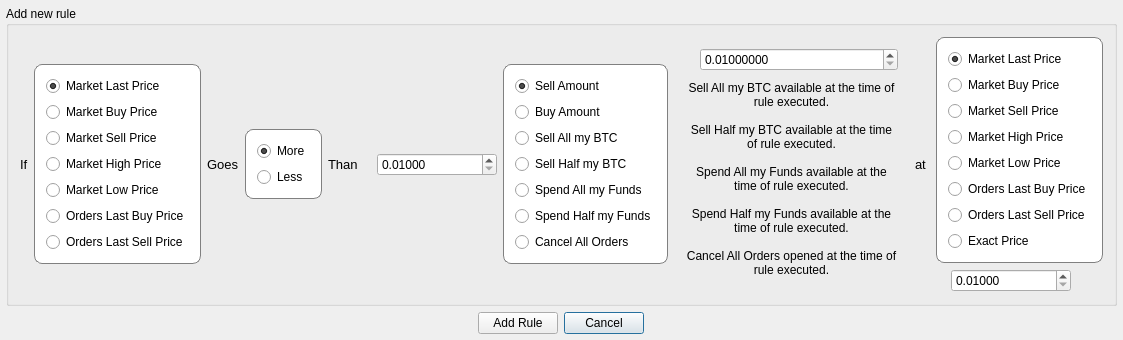
<?xml version="1.0" encoding="UTF-8"?>
<ui version="4.0">
 <class>AddRuleWindow</class>
 <widget class="QDialog" name="AddRuleWindow">
  <property name="windowModality">
   <enum>Qt::ApplicationModal</enum>
  </property>
  <property name="geometry">
   <rect>
    <x>0</x>
    <y>0</y>
    <width>1123</width>
    <height>301</height>
   </rect>
  </property>
  <property name="windowTitle">
   <string>Qt Bitcoin Trader</string>
  </property>
  <property name="sizeGripEnabled">
   <bool>false</bool>
  </property>
  <property name="modal">
   <bool>true</bool>
  </property>
  <layout class="QGridLayout" name="gridLayout_4">
   <property name="margin">
    <number>6</number>
   </property>
   <item row="1" column="2">
    <widget class="QPushButton" name="buttonCancel">
     <property name="text">
      <string>Cancel</string>
     </property>
    </widget>
   </item>
   <item row="1" column="3">
    <spacer name="horizontalSpacer_2">
     <property name="orientation">
      <enum>Qt::Horizontal</enum>
     </property>
     <property name="sizeHint" stdset="0">
      <size>
       <width>40</width>
       <height>20</height>
      </size>
     </property>
    </spacer>
   </item>
   <item row="1" column="1">
    <widget class="QPushButton" name="buttonAddRule">
     <property name="text">
      <string>Add Rule</string>
     </property>
    </widget>
   </item>
   <item row="1" column="0">
    <spacer name="horizontalSpacer">
     <property name="orientation">
      <enum>Qt::Horizontal</enum>
     </property>
     <property name="sizeHint" stdset="0">
      <size>
       <width>40</width>
       <height>20</height>
      </size>
     </property>
    </spacer>
   </item>
   <item row="0" column="0" colspan="4">
    <widget class="QGroupBox" name="addNewRuleGroupbox">
     <property name="title">
      <string>Add new rule</string>
     </property>
     <layout class="QGridLayout" name="gridLayout_3">
      <item row="0" column="0">
       <widget class="QLabel" name="label">
        <property name="sizePolicy">
         <sizepolicy hsizetype="Maximum" vsizetype="Maximum">
          <horstretch>0</horstretch>
          <verstretch>0</verstretch>
         </sizepolicy>
        </property>
        <property name="font">
         <font>
          <pointsize>10</pointsize>
          <weight>50</weight>
          <bold>false</bold>
         </font>
        </property>
        <property name="text">
         <string>If</string>
        </property>
       </widget>
      </item>
      <item row="0" column="1">
       <widget class="QGroupBox" name="groupBox">
        <property name="sizePolicy">
         <sizepolicy hsizetype="Expanding" vsizetype="Maximum">
          <horstretch>0</horstretch>
          <verstretch>0</verstretch>
         </sizepolicy>
        </property>
        <property name="styleSheet">
         <string notr="true">QGroupBox {background: white; border-radius: 8px; border: 1px solid gray;}</string>
        </property>
        <property name="title">
         <string/>
        </property>
        <layout class="QVBoxLayout" name="verticalLayout">
         <item>
          <widget class="QRadioButton" name="checkLastPrice">
           <property name="text">
            <string>Market Last Price</string>
           </property>
           <property name="checked">
            <bool>true</bool>
           </property>
          </widget>
         </item>
         <item>
          <widget class="QRadioButton" name="checkMarketBuy">
           <property name="text">
            <string>Market Buy Price</string>
           </property>
          </widget>
         </item>
         <item>
          <widget class="QRadioButton" name="checkMarketSell">
           <property name="text">
            <string>Market Sell Price</string>
           </property>
          </widget>
         </item>
         <item>
          <widget class="QRadioButton" name="checkMarketHigh">
           <property name="text">
            <string>Market High Price</string>
           </property>
          </widget>
         </item>
         <item>
          <widget class="QRadioButton" name="checkMarketLow">
           <property name="text">
            <string>Market Low Price</string>
           </property>
          </widget>
         </item>
         <item>
          <widget class="QRadioButton" name="checkOrdersLastBuyPrice">
           <property name="text">
            <string>Orders Last Buy Price</string>
           </property>
          </widget>
         </item>
         <item>
          <widget class="QRadioButton" name="checkOrdersLastSellPrice">
           <property name="text">
            <string>Orders Last Sell Price</string>
           </property>
          </widget>
         </item>
        </layout>
       </widget>
      </item>
      <item row="0" column="2">
       <widget class="QLabel" name="label_2">
        <property name="sizePolicy">
         <sizepolicy hsizetype="Maximum" vsizetype="Maximum">
          <horstretch>0</horstretch>
          <verstretch>0</verstretch>
         </sizepolicy>
        </property>
        <property name="font">
         <font>
          <pointsize>10</pointsize>
          <weight>50</weight>
          <bold>false</bold>
         </font>
        </property>
        <property name="text">
         <string>Goes</string>
        </property>
       </widget>
      </item>
      <item row="0" column="3">
       <widget class="QGroupBox" name="groupBox_3">
        <property name="sizePolicy">
         <sizepolicy hsizetype="Expanding" vsizetype="Maximum">
          <horstretch>0</horstretch>
          <verstretch>0</verstretch>
         </sizepolicy>
        </property>
        <property name="styleSheet">
         <string notr="true">QGroupBox {background: white; border-radius: 8px; border: 1px solid gray;}</string>
        </property>
        <property name="title">
         <string/>
        </property>
        <layout class="QVBoxLayout" name="verticalLayout_2">
         <item>
          <widget class="QRadioButton" name="checkGoesAbove">
           <property name="text">
            <string>More</string>
           </property>
           <property name="checked">
            <bool>true</bool>
           </property>
          </widget>
         </item>
         <item>
          <widget class="QRadioButton" name="checkGoesBelow">
           <property name="text">
            <string>Less</string>
           </property>
          </widget>
         </item>
        </layout>
       </widget>
      </item>
      <item row="0" column="4">
       <widget class="QLabel" name="label_3">
        <property name="sizePolicy">
         <sizepolicy hsizetype="Maximum" vsizetype="Maximum">
          <horstretch>0</horstretch>
          <verstretch>0</verstretch>
         </sizepolicy>
        </property>
        <property name="font">
         <font>
          <pointsize>10</pointsize>
          <weight>50</weight>
          <bold>false</bold>
         </font>
        </property>
        <property name="text">
         <string>Than</string>
        </property>
       </widget>
      </item>
      <item row="0" column="5">
       <layout class="QHBoxLayout" name="horizontalLayout">
        <property name="spacing">
         <number>4</number>
        </property>
        <property name="sizeConstraint">
         <enum>QLayout::SetDefaultConstraint</enum>
        </property>
        <item>
         <widget class="QLabel" name="labelUSD1">
          <property name="sizePolicy">
           <sizepolicy hsizetype="Maximum" vsizetype="Maximum">
            <horstretch>0</horstretch>
            <verstretch>0</verstretch>
           </sizepolicy>
          </property>
          <property name="font">
           <font>
            <pointsize>11</pointsize>
            <weight>50</weight>
            <bold>false</bold>
           </font>
          </property>
          <property name="styleSheet">
           <string notr="true">color: darkgreen</string>
          </property>
          <property name="text">
           <string/>
          </property>
          <property name="alignment">
           <set>Qt::AlignCenter</set>
          </property>
         </widget>
        </item>
        <item>
         <widget class="QDoubleSpinBox" name="thanValue">
          <property name="sizePolicy">
           <sizepolicy hsizetype="Minimum" vsizetype="Fixed">
            <horstretch>0</horstretch>
            <verstretch>0</verstretch>
           </sizepolicy>
          </property>
          <property name="minimumSize">
           <size>
            <width>120</width>
            <height>0</height>
           </size>
          </property>
          <property name="prefix">
           <string/>
          </property>
          <property name="decimals">
           <number>5</number>
          </property>
          <property name="minimum">
           <double>0.010000000000000</double>
          </property>
          <property name="maximum">
           <double>999999999.000000000000000</double>
          </property>
         </widget>
        </item>
       </layout>
      </item>
      <item row="0" column="6">
       <widget class="QGroupBox" name="groupBox_2">
        <property name="sizePolicy">
         <sizepolicy hsizetype="Preferred" vsizetype="Maximum">
          <horstretch>0</horstretch>
          <verstretch>0</verstretch>
         </sizepolicy>
        </property>
        <property name="styleSheet">
         <string notr="true">QGroupBox {background: white; border-radius: 8px; border: 1px solid gray;}</string>
        </property>
        <property name="title">
         <string/>
        </property>
        <layout class="QVBoxLayout" name="verticalLayout_3">
         <item>
          <widget class="QRadioButton" name="checkSellAmount">
           <property name="sizePolicy">
            <sizepolicy hsizetype="Preferred" vsizetype="Fixed">
             <horstretch>0</horstretch>
             <verstretch>0</verstretch>
            </sizepolicy>
           </property>
           <property name="text">
            <string>Sell Amount</string>
           </property>
           <property name="checked">
            <bool>true</bool>
           </property>
          </widget>
         </item>
         <item>
          <widget class="QRadioButton" name="checkBuyAmount">
           <property name="sizePolicy">
            <sizepolicy hsizetype="Preferred" vsizetype="Fixed">
             <horstretch>0</horstretch>
             <verstretch>0</verstretch>
            </sizepolicy>
           </property>
           <property name="text">
            <string>Buy Amount</string>
           </property>
          </widget>
         </item>
         <item>
          <widget class="QRadioButton" name="checkSellAllIn">
           <property name="sizePolicy">
            <sizepolicy hsizetype="Preferred" vsizetype="Fixed">
             <horstretch>0</horstretch>
             <verstretch>0</verstretch>
            </sizepolicy>
           </property>
           <property name="text">
            <string>Sell All my BTC</string>
           </property>
          </widget>
         </item>
         <item>
          <widget class="QRadioButton" name="checkSellHalfIn">
           <property name="sizePolicy">
            <sizepolicy hsizetype="Preferred" vsizetype="Fixed">
             <horstretch>0</horstretch>
             <verstretch>0</verstretch>
            </sizepolicy>
           </property>
           <property name="text">
            <string>Sell Half my BTC</string>
           </property>
          </widget>
         </item>
         <item>
          <widget class="QRadioButton" name="checkBuyAllIn">
           <property name="sizePolicy">
            <sizepolicy hsizetype="Preferred" vsizetype="Fixed">
             <horstretch>0</horstretch>
             <verstretch>0</verstretch>
            </sizepolicy>
           </property>
           <property name="text">
            <string>Spend All my Funds</string>
           </property>
          </widget>
         </item>
         <item>
          <widget class="QRadioButton" name="checkBuyHalfIn">
           <property name="sizePolicy">
            <sizepolicy hsizetype="Preferred" vsizetype="Fixed">
             <horstretch>0</horstretch>
             <verstretch>0</verstretch>
            </sizepolicy>
           </property>
           <property name="text">
            <string>Spend Half my Funds</string>
           </property>
          </widget>
         </item>
         <item>
          <widget class="QRadioButton" name="checkCancelAllOrders">
           <property name="sizePolicy">
            <sizepolicy hsizetype="Preferred" vsizetype="Fixed">
             <horstretch>0</horstretch>
             <verstretch>0</verstretch>
            </sizepolicy>
           </property>
           <property name="text">
            <string>Cancel All Orders</string>
           </property>
          </widget>
         </item>
        </layout>
       </widget>
      </item>
      <item row="0" column="7">
       <widget class="QWidget" name="widget" native="true">
        <property name="sizePolicy">
         <sizepolicy hsizetype="Preferred" vsizetype="Preferred">
          <horstretch>0</horstretch>
          <verstretch>0</verstretch>
         </sizepolicy>
        </property>
        <property name="minimumSize">
         <size>
          <width>0</width>
          <height>0</height>
         </size>
        </property>
        <property name="maximumSize">
         <size>
          <width>16777215</width>
          <height>16777215</height>
         </size>
        </property>
        <property name="styleSheet">
         <string notr="true"/>
        </property>
        <layout class="QGridLayout" name="gridLayout">
         <item row="0" column="0">
          <widget class="QLabel" name="btcLabel">
           <property name="sizePolicy">
            <sizepolicy hsizetype="Maximum" vsizetype="Preferred">
             <horstretch>0</horstretch>
             <verstretch>0</verstretch>
            </sizepolicy>
           </property>
           <property name="font">
            <font>
             <pointsize>11</pointsize>
             <weight>50</weight>
             <bold>false</bold>
            </font>
           </property>
           <property name="styleSheet">
            <string notr="true">color: #996515</string>
           </property>
           <property name="text">
            <string/>
           </property>
           <property name="alignment">
            <set>Qt::AlignCenter</set>
           </property>
          </widget>
         </item>
         <item row="0" column="1">
          <widget class="QDoubleSpinBox" name="btcValue">
           <property name="sizePolicy">
            <sizepolicy hsizetype="Minimum" vsizetype="Fixed">
             <horstretch>0</horstretch>
             <verstretch>0</verstretch>
            </sizepolicy>
           </property>
           <property name="minimumSize">
            <size>
             <width>120</width>
             <height>0</height>
            </size>
           </property>
           <property name="prefix">
            <string/>
           </property>
           <property name="decimals">
            <number>8</number>
           </property>
           <property name="minimum">
            <double>0.010000000000000</double>
           </property>
           <property name="maximum">
            <double>999999999.000000000000000</double>
           </property>
           <property name="singleStep">
            <double>0.100000000000000</double>
           </property>
          </widget>
         </item>
         <item row="1" column="0" colspan="2">
          <widget class="QLabel" name="labelSellAll">
           <property name="sizePolicy">
            <sizepolicy hsizetype="Preferred" vsizetype="Expanding">
             <horstretch>0</horstretch>
             <verstretch>0</verstretch>
            </sizepolicy>
           </property>
           <property name="minimumSize">
            <size>
             <width>0</width>
             <height>0</height>
            </size>
           </property>
           <property name="maximumSize">
            <size>
             <width>16777215</width>
             <height>16777215</height>
            </size>
           </property>
           <property name="text">
            <string>Sell All my BTC available at the time of rule executed.</string>
           </property>
           <property name="alignment">
            <set>Qt::AlignCenter</set>
           </property>
           <property name="wordWrap">
            <bool>true</bool>
           </property>
          </widget>
         </item>
         <item row="2" column="0" colspan="2">
          <widget class="QLabel" name="labelSellHalf">
           <property name="sizePolicy">
            <sizepolicy hsizetype="Preferred" vsizetype="Expanding">
             <horstretch>0</horstretch>
             <verstretch>0</verstretch>
            </sizepolicy>
           </property>
           <property name="minimumSize">
            <size>
             <width>0</width>
             <height>0</height>
            </size>
           </property>
           <property name="maximumSize">
            <size>
             <width>16777215</width>
             <height>16777215</height>
            </size>
           </property>
           <property name="text">
            <string>Sell Half my BTC available at the time of rule executed.</string>
           </property>
           <property name="alignment">
            <set>Qt::AlignCenter</set>
           </property>
           <property name="wordWrap">
            <bool>true</bool>
           </property>
          </widget>
         </item>
         <item row="3" column="0" colspan="2">
          <widget class="QLabel" name="labelSpendAll">
           <property name="sizePolicy">
            <sizepolicy hsizetype="Preferred" vsizetype="Expanding">
             <horstretch>0</horstretch>
             <verstretch>0</verstretch>
            </sizepolicy>
           </property>
           <property name="minimumSize">
            <size>
             <width>0</width>
             <height>0</height>
            </size>
           </property>
           <property name="maximumSize">
            <size>
             <width>16777215</width>
             <height>16777215</height>
            </size>
           </property>
           <property name="text">
            <string>Spend All my Funds available at the time of rule executed.</string>
           </property>
           <property name="alignment">
            <set>Qt::AlignCenter</set>
           </property>
           <property name="wordWrap">
            <bool>true</bool>
           </property>
          </widget>
         </item>
         <item row="4" column="0" colspan="2">
          <widget class="QLabel" name="labelSpendHalf">
           <property name="sizePolicy">
            <sizepolicy hsizetype="Preferred" vsizetype="Expanding">
             <horstretch>0</horstretch>
             <verstretch>0</verstretch>
            </sizepolicy>
           </property>
           <property name="minimumSize">
            <size>
             <width>0</width>
             <height>0</height>
            </size>
           </property>
           <property name="maximumSize">
            <size>
             <width>16777215</width>
             <height>16777215</height>
            </size>
           </property>
           <property name="text">
            <string>Spend Half my Funds available at the time of rule executed.</string>
           </property>
           <property name="alignment">
            <set>Qt::AlignCenter</set>
           </property>
           <property name="wordWrap">
            <bool>true</bool>
           </property>
          </widget>
         </item>
         <item row="5" column="0" colspan="2">
          <widget class="QLabel" name="labelCancelAllOrders">
           <property name="sizePolicy">
            <sizepolicy hsizetype="Preferred" vsizetype="Expanding">
             <horstretch>0</horstretch>
             <verstretch>0</verstretch>
            </sizepolicy>
           </property>
           <property name="minimumSize">
            <size>
             <width>0</width>
             <height>0</height>
            </size>
           </property>
           <property name="maximumSize">
            <size>
             <width>16777215</width>
             <height>16777215</height>
            </size>
           </property>
           <property name="text">
            <string>Cancel All Orders opened at the time of rule executed.</string>
           </property>
           <property name="alignment">
            <set>Qt::AlignCenter</set>
           </property>
           <property name="wordWrap">
            <bool>true</bool>
           </property>
          </widget>
         </item>
        </layout>
       </widget>
      </item>
      <item row="0" column="8">
       <widget class="QLabel" name="label_4">
        <property name="sizePolicy">
         <sizepolicy hsizetype="Maximum" vsizetype="Maximum">
          <horstretch>0</horstretch>
          <verstretch>0</verstretch>
         </sizepolicy>
        </property>
        <property name="font">
         <font>
          <pointsize>10</pointsize>
          <weight>50</weight>
          <bold>false</bold>
         </font>
        </property>
        <property name="text">
         <string>at </string>
        </property>
       </widget>
      </item>
      <item row="0" column="9">
       <layout class="QGridLayout" name="gridLayout_2">
        <item row="1" column="0">
         <widget class="QLabel" name="label_53">
          <property name="sizePolicy">
           <sizepolicy hsizetype="Maximum" vsizetype="Preferred">
            <horstretch>0</horstretch>
            <verstretch>0</verstretch>
           </sizepolicy>
          </property>
          <property name="font">
           <font>
            <pointsize>11</pointsize>
            <weight>50</weight>
            <bold>false</bold>
           </font>
          </property>
          <property name="styleSheet">
           <string notr="true">color: darkgreen</string>
          </property>
          <property name="text">
           <string/>
          </property>
          <property name="alignment">
           <set>Qt::AlignCenter</set>
          </property>
         </widget>
        </item>
        <item row="1" column="1">
         <widget class="QDoubleSpinBox" name="exactPriceValue">
          <property name="enabled">
           <bool>true</bool>
          </property>
          <property name="sizePolicy">
           <sizepolicy hsizetype="Minimum" vsizetype="Fixed">
            <horstretch>0</horstretch>
            <verstretch>0</verstretch>
           </sizepolicy>
          </property>
          <property name="minimumSize">
           <size>
            <width>120</width>
            <height>0</height>
           </size>
          </property>
          <property name="styleSheet">
           <string notr="true"/>
          </property>
          <property name="prefix">
           <string/>
          </property>
          <property name="decimals">
           <number>5</number>
          </property>
          <property name="minimum">
           <double>0.010000000000000</double>
          </property>
          <property name="maximum">
           <double>999999999.000000000000000</double>
          </property>
         </widget>
        </item>
        <item row="1" column="2">
         <spacer name="horizontalSpacer_3">
          <property name="orientation">
           <enum>Qt::Horizontal</enum>
          </property>
          <property name="sizeHint" stdset="0">
           <size>
            <width>0</width>
            <height>20</height>
           </size>
          </property>
         </spacer>
        </item>
        <item row="0" column="0" colspan="3">
         <widget class="QGroupBox" name="groupBox_4">
          <property name="sizePolicy">
           <sizepolicy hsizetype="Expanding" vsizetype="Maximum">
            <horstretch>0</horstretch>
            <verstretch>0</verstretch>
           </sizepolicy>
          </property>
          <property name="styleSheet">
           <string notr="true">QGroupBox {background: white; border-radius: 8px; border: 1px solid gray;}</string>
          </property>
          <property name="title">
           <string/>
          </property>
          <layout class="QVBoxLayout" name="verticalLayout_4">
           <item>
            <widget class="QRadioButton" name="checkLastPrice_2">
             <property name="text">
              <string>Market Last Price</string>
             </property>
             <property name="checked">
              <bool>true</bool>
             </property>
            </widget>
           </item>
           <item>
            <widget class="QRadioButton" name="checkMarketBuy_2">
             <property name="text">
              <string>Market Buy Price</string>
             </property>
            </widget>
           </item>
           <item>
            <widget class="QRadioButton" name="checkMarketSell_2">
             <property name="text">
              <string>Market Sell Price</string>
             </property>
            </widget>
           </item>
           <item>
            <widget class="QRadioButton" name="checkMarketHigh_2">
             <property name="text">
              <string>Market High Price</string>
             </property>
            </widget>
           </item>
           <item>
            <widget class="QRadioButton" name="checkMarketLow_2">
             <property name="text">
              <string>Market Low Price</string>
             </property>
            </widget>
           </item>
           <item>
            <widget class="QRadioButton" name="checkOrdersLastBuyPrice_2">
             <property name="text">
              <string>Orders Last Buy Price</string>
             </property>
            </widget>
           </item>
           <item>
            <widget class="QRadioButton" name="checkOrdersLastSellPrice_2">
             <property name="text">
              <string>Orders Last Sell Price</string>
             </property>
            </widget>
           </item>
           <item>
            <widget class="QRadioButton" name="exactPrice">
             <property name="text">
              <string>Exact Price</string>
             </property>
             <property name="checked">
              <bool>false</bool>
             </property>
            </widget>
           </item>
          </layout>
         </widget>
        </item>
       </layout>
      </item>
     </layout>
    </widget>
   </item>
  </layout>
 </widget>
 <layoutdefault spacing="6" margin="11"/>
 <tabstops>
  <tabstop>checkLastPrice</tabstop>
  <tabstop>checkMarketBuy</tabstop>
  <tabstop>checkMarketSell</tabstop>
  <tabstop>checkMarketHigh</tabstop>
  <tabstop>checkMarketLow</tabstop>
  <tabstop>checkOrdersLastBuyPrice</tabstop>
  <tabstop>checkOrdersLastSellPrice</tabstop>
  <tabstop>checkGoesAbove</tabstop>
  <tabstop>checkGoesBelow</tabstop>
  <tabstop>thanValue</tabstop>
  <tabstop>checkSellAmount</tabstop>
  <tabstop>checkBuyAmount</tabstop>
  <tabstop>checkSellAllIn</tabstop>
  <tabstop>checkSellHalfIn</tabstop>
  <tabstop>checkBuyAllIn</tabstop>
  <tabstop>checkBuyHalfIn</tabstop>
  <tabstop>checkCancelAllOrders</tabstop>
  <tabstop>btcValue</tabstop>
  <tabstop>buttonAddRule</tabstop>
  <tabstop>buttonCancel</tabstop>
 </tabstops>
 <resources/>
 <connections>
  <connection>
   <sender>buttonCancel</sender>
   <signal>clicked()</signal>
   <receiver>AddRuleWindow</receiver>
   <slot>reject()</slot>
   <hints>
    <hint type="sourcelabel">
     <x>523</x>
     <y>283</y>
    </hint>
    <hint type="destinationlabel">
     <x>433</x>
     <y>236</y>
    </hint>
   </hints>
  </connection>
  <connection>
   <sender>buttonAddRule</sender>
   <signal>clicked()</signal>
   <receiver>AddRuleWindow</receiver>
   <slot>buttonAddRule()</slot>
   <hints>
    <hint type="sourcelabel">
     <x>442</x>
     <y>283</y>
    </hint>
    <hint type="destinationlabel">
     <x>304</x>
     <y>236</y>
    </hint>
   </hints>
  </connection>
  <connection>
   <sender>checkSellAmount</sender>
   <signal>toggled(bool)</signal>
   <receiver>AddRuleWindow</receiver>
   <slot>amountChanged()</slot>
   <hints>
    <hint type="sourcelabel">
     <x>598</x>
     <y>80</y>
    </hint>
    <hint type="destinationlabel">
     <x>580</x>
     <y>0</y>
    </hint>
   </hints>
  </connection>
  <connection>
   <sender>checkBuyAmount</sender>
   <signal>toggled(bool)</signal>
   <receiver>AddRuleWindow</receiver>
   <slot>amountChanged()</slot>
   <hints>
    <hint type="sourcelabel">
     <x>598</x>
     <y>103</y>
    </hint>
    <hint type="destinationlabel">
     <x>551</x>
     <y>0</y>
    </hint>
   </hints>
  </connection>
  <connection>
   <sender>checkSellAllIn</sender>
   <signal>toggled(bool)</signal>
   <receiver>AddRuleWindow</receiver>
   <slot>amountChanged()</slot>
   <hints>
    <hint type="sourcelabel">
     <x>598</x>
     <y>126</y>
    </hint>
    <hint type="destinationlabel">
     <x>552</x>
     <y>0</y>
    </hint>
   </hints>
  </connection>
  <connection>
   <sender>checkSellHalfIn</sender>
   <signal>toggled(bool)</signal>
   <receiver>AddRuleWindow</receiver>
   <slot>amountChanged()</slot>
   <hints>
    <hint type="sourcelabel">
     <x>598</x>
     <y>149</y>
    </hint>
    <hint type="destinationlabel">
     <x>627</x>
     <y>0</y>
    </hint>
   </hints>
  </connection>
  <connection>
   <sender>checkBuyAllIn</sender>
   <signal>toggled(bool)</signal>
   <receiver>AddRuleWindow</receiver>
   <slot>amountChanged()</slot>
   <hints>
    <hint type="sourcelabel">
     <x>598</x>
     <y>172</y>
    </hint>
    <hint type="destinationlabel">
     <x>646</x>
     <y>0</y>
    </hint>
   </hints>
  </connection>
  <connection>
   <sender>checkBuyHalfIn</sender>
   <signal>toggled(bool)</signal>
   <receiver>AddRuleWindow</receiver>
   <slot>amountChanged()</slot>
   <hints>
    <hint type="sourcelabel">
     <x>598</x>
     <y>195</y>
    </hint>
    <hint type="destinationlabel">
     <x>516</x>
     <y>0</y>
    </hint>
   </hints>
  </connection>
  <connection>
   <sender>checkCancelAllOrders</sender>
   <signal>toggled(bool)</signal>
   <receiver>AddRuleWindow</receiver>
   <slot>amountChanged()</slot>
   <hints>
    <hint type="sourcelabel">
     <x>557</x>
     <y>203</y>
    </hint>
    <hint type="destinationlabel">
     <x>634</x>
     <y>0</y>
    </hint>
   </hints>
  </connection>
  <connection>
   <sender>exactPrice</sender>
   <signal>toggled(bool)</signal>
   <receiver>exactPriceValue</receiver>
   <slot>setEnabled(bool)</slot>
   <hints>
    <hint type="sourcelabel">
     <x>847</x>
     <y>212</y>
    </hint>
    <hint type="destinationlabel">
     <x>877</x>
     <y>232</y>
    </hint>
   </hints>
  </connection>
 </connections>
 <slots>
  <slot>buttonAddRule()</slot>
  <slot>amountChanged()</slot>
 </slots>
</ui>
